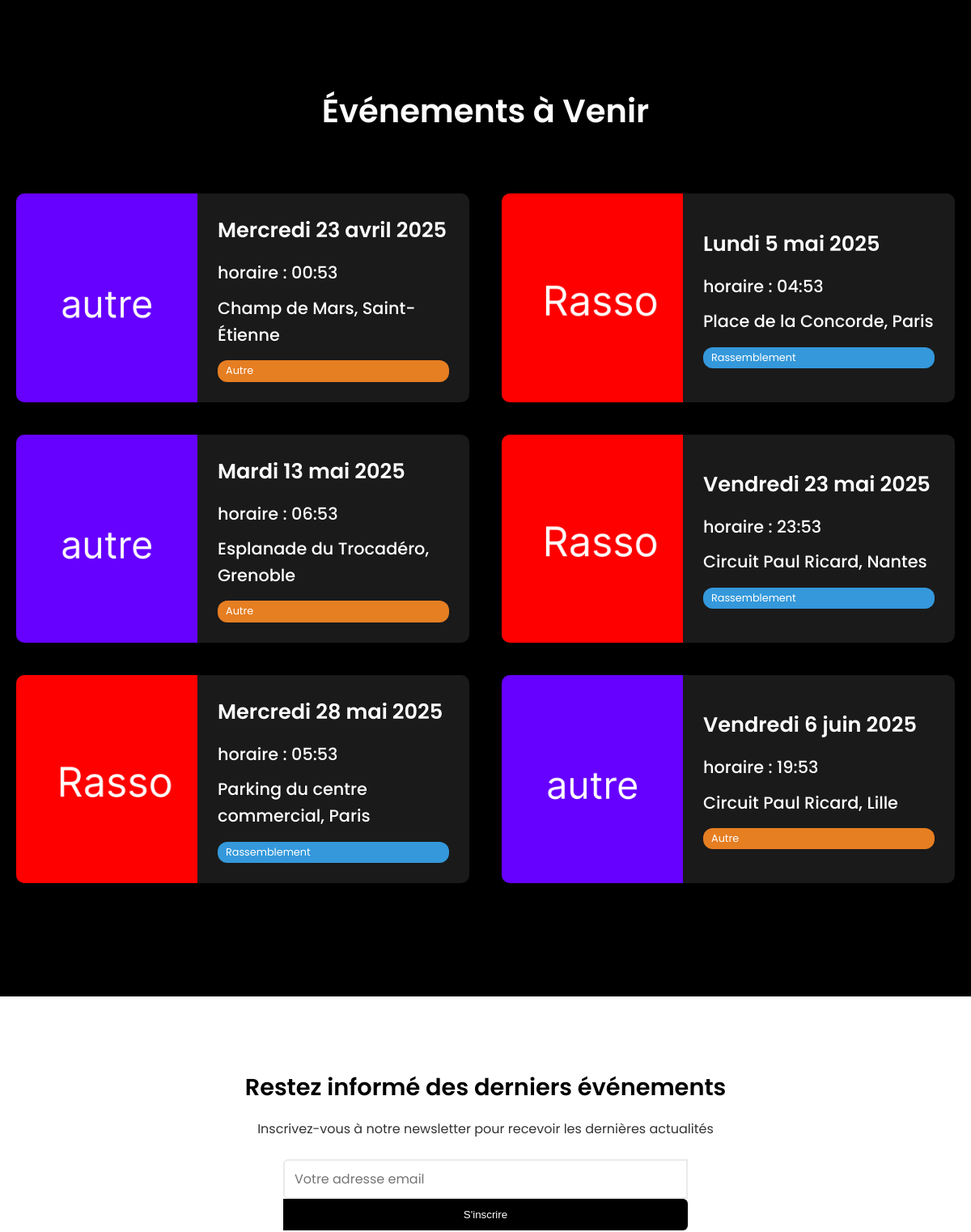
Before: / (middle part) with the older database file.
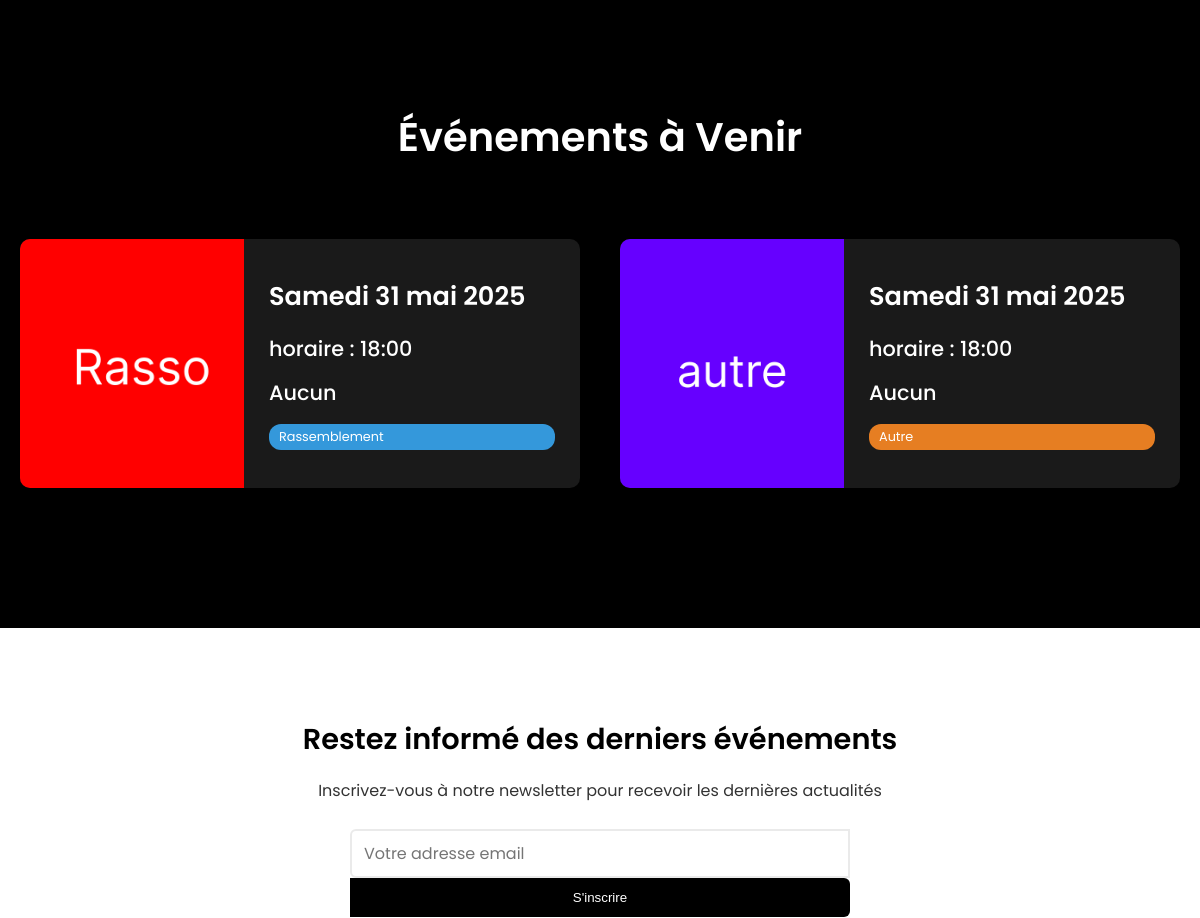
After: the same page with the newer database file.
### core/models.py (models this page shows, shortened)
class Event(models.Model):
    EVENT_TYPE_CHOICES = (
        ('rasso', 'Rassemblement'),
        ('other', 'Autre'),
    )
    title = models.CharField(max_length=200, verbose_name="Titre")
    description = models.TextField(verbose_name="Description")
    location = models.CharField(max_length=200, verbose_name="Lieu")
    event_date = models.DateTimeField(verbose_name="Date de l'événement")
    created_at = models.DateTimeField(auto_now_add=True, verbose_name="Date de création")
    updated_at = models.DateTimeField(auto_now=True, verbose_name="Date de mise à jour")
    is_published = models.BooleanField(default=False, verbose_name="Est publié")
    type = models.CharField(max_length=20, choices=EVENT_TYPE_CHOICES, default='other', verbose_name="Type d'événement")
    def is_past_event_admin(self):
        return self.event_date < timezone.now()
    is_past_event_admin.short_description = "Événement passé"
    is_past_event_admin.boolean = True
    class Meta:
        ordering = ['event_date']
        verbose_name = "Événement"
        verbose_name_plural = "Événements"

### core/views.py (the view)
# urls.py: path('', views.home, name='home'),
def home(request):
    club_info = ClubInfo.objects.first()
    upcoming_events = Event.objects.filter(
        is_published=True,
        event_date__gte=timezone.now()
    ).order_by('event_date')[:6]  # Augmenté de 3 à 6
    founders = UserProfile.objects.filter(
        is_approved=True,
        role='founder'
    ).select_related('user')
    cofounders = UserProfile.objects.filter(
        is_approved=True,
        role='co-founder'
    ).select_related('user')
    newsletter_form = NewsletterForm()
    context = {
        'club_info': club_info,
        'upcoming_events': upcoming_events,
        'founders': founders,
        'cofounders': cofounders,
        'newsletter_form': newsletter_form,
    }
    return render(request, 'core/home.html', context)

### accounts/forms.py
class NewsletterForm(forms.ModelForm):
    class Meta:
        model = Newsletter
        fields = ('email',)
        labels = {
            'email': 'Email'
        }

### core/context_processors.py (called while the page is built)
def club_info(request):
    try:
        info = ClubInfo.objects.first()
    except:
        info = None
    return {'global_club_info': info}

### templates/core/home.html (shortened to what this page needs)
{% extends 'base/base.html' %}
{% load custom_filters %}
{% block content %}
<div class="main-container">
    <main class="home-main">
        <h1>Événements à Venir</h1>
        <div class="events-wrapper">
            {% if upcoming_events %}
                {% for event in upcoming_events %}
                    <a href="{% url 'event_detail' event.id %}" class="event-link">
                        <div class="event-card">
                            <img src="{% if event.type == 'rasso' %}/static/img/rasso.png{% else %}/static/img/autre.png{% endif %}" alt="{{ event.title }}">
                            <div class="event-info">
                                <h2>{{ event.event_date|date:"l j F Y"|capfirst }}</h2>
                                <h2>horaire : {{ event.event_date|date:"H:i" }}</h2>
                                <h2>{{ event.location }}</h2>
                                <div class="event-type" style="background-color: {% if event.type == 'rasso' %}#3498db{% else %}#e67e22{% endif %}; color: white; display: inline-block; padding: 3px 10px; border-radius: 12px; font-size: 0.8rem; margin-top: 5px;">
                                    {{ event.get_type_display }}
                                </div>
                            </div>
                        </div>
                    </a>
                {% endfor %}
            {% endif %}
        </div>
    </main>
</div>
{% endblock %}

### templates/base/base.html (shortened to what this page needs)
<!DOCTYPE html>
<html lang="fr">
<head>
    <link href="https://cdnjs.cloudflare.com/ajax/libs/font-awesome/6.0.0/css/all.min.css" rel="stylesheet">
    <link href="/static/css/style.css" rel="stylesheet">
</head>
<body>
    {% block content %}{% endblock %}
    <footer>
        <div class="footer-container">
            <div class="newsletter">
                <h3>Restez informé des derniers événements</h3>
                <p>Inscrivez-vous à notre newsletter pour recevoir les dernières actualités</p>
                <form class="newsletter-form" method="post" action="{% url 'newsletter_signup' %}">
                    <input type="email" name="email" placeholder="Votre adresse email" required>
                    <button type="submit">S'inscrire</button>
                </form>
            </div>
        </div>
    </footer>
</body>
</html>

### static/css/style.css (style rules this page uses)
:root { --main-dark: #0e0f10; --secondary-dark: #1a1c1e; --accent: #ff3838; --text-light: #f8f9fa; --text-secondary: #adb5bd; --event-date-bg: #ff3838; }
html, body { height: 100%; }
html { font-size: 16px; }
body { margin: 0; padding: 0; background-color: black; color: white; font-family: 'Poppins', sans-serif; display: flex; flex-direction: column; min-height: 100vh; line-height: 1.6; }
main { min-height: auto; max-width: 1300px; margin: 80px auto; padding: 0 20px; flex: 1; }
main > h1 { grid-area: title; text-align: center; margin-bottom: 30px; font-size: 2.5rem; font-weight: 600; }
.event-card { display: flex; background-color: rgba(255, 255, 255, 0.1); border-radius: 10px; overflow: hidden; box-shadow: 0 4px 15px rgba(0, 0, 0, 0.25); transition: transform 0.3s ease, background-color 0.3s ease, box-shadow 0.3s ease; }
.event-card img { width: 40%; height: auto; min-height: 100%; object-fit: cover; flex-shrink: 0; }
.event-info { padding: 25px; display: flex; flex-direction: column; justify-content: center; flex-grow: 1; transition: transform 0.2s ease; }
main h2 { margin: 0; font-size: 1.3rem; font-weight: 500; margin-bottom: 10px; transition: color 0.3s ease; }
main h2:first-of-type { font-weight: 600; font-size: 1.6rem; margin-bottom: 15px; position: relative; transition: color 0.3s ease; }
main h2:first-of-type::after { content: ''; position: absolute; bottom: -5px; left: 0; width: 0; height: 2px; background-color: #ffffff; transition: width 0.3s ease; }
footer { background-color: white; color: black; padding: 60px 0 30px; width: 100%; margin-top: auto; position: relative; z-index: 5; }
.footer-container { max-width: 1300px; margin: 0 auto; padding: 0 20px; }
.newsletter { text-align: center; max-width: 600px; margin: 0 auto 50px; }
.newsletter h3 { font-size: 1.8rem; font-weight: 600; margin-bottom: 15px; }
.newsletter p { font-size: 1rem; margin-bottom: 25px; opacity: 0.8; }
.newsletter-form { display: flex; flex-direction: column; max-width: 500px; margin: 0 auto; }
.newsletter-form input { flex: 1; padding: 12px 15px; border: 2px solid #eaeaea; border-radius: 6px 0 0 6px; font-size: 1rem; font-family: inherit; transition: border-color 0.3s ease; }
.newsletter-form button { background-color: black; color: white; border: none; padding: 12px 25px; border-radius: 0 6px 6px 0; font-weight: 500; cursor: pointer; transition: background-color 0.3s ease; }
@media (max-width: 1400px) { main { grid-template-columns: 1fr; grid-template-areas: "title" "card1" "card2" "card3" "card4" "card5" "card6"; } }
input, select, textarea { font-size: 16px !important; padding: 10px 12px !important; }

### templates/base/base.html (style rules this page uses)
body.page-transition { animation: fadeIn 0.5s ease-in-out; }

### templates/core/home.html (style rules this page uses)
.main-container { padding-bottom: 60px; }
.home-main { min-height: auto; max-width: 1300px; margin: 80px auto; padding: 0 20px; display: flex; flex-direction: column; gap: 40px; }
.home-main > h1 { text-align: center; margin-bottom: 30px; font-size: 2.5rem; font-weight: 600; }
.events-wrapper { display: grid; grid-template-columns: repeat(2, 1fr); gap: 40px; }
.event-link { text-decoration: none; color: inherit; display: block; }
.event-card { display: flex; background-color: rgba(255, 255, 255, 0.1); border-radius: 10px; overflow: hidden; box-shadow: 0 4px 15px rgba(0, 0, 0, 0.25); transition: transform 0.3s ease, background-color 0.3s ease, box-shadow 0.3s ease; height: 100%; }
.event-card img { width: 40%; height: auto; min-height: 100%; object-fit: cover; flex-shrink: 0; }
.event-info { padding: 25px; display: flex; flex-direction: column; justify-content: center; flex-grow: 1; transition: transform 0.2s ease; }
.home-main h2 { margin: 0; font-size: 1.3rem; font-weight: 500; margin-bottom: 10px; transition: color 0.3s ease; }
.home-main h2:first-of-type { font-weight: 600; font-size: 1.6rem; margin-bottom: 15px; position: relative; transition: color 0.3s ease; }
.home-main h2:first-of-type::after { content: ''; position: absolute; bottom: -5px; left: 0; width: 0; height: 2px; background-color: #ffffff; transition: width 0.3s ease; }

Changed rows visible on the page:
removed Event: event_date "Mercredi 23 avril 2025", event_date "00:53", location "Champ de Mars, Saint-Étienne", type "Autre"
removed Event: event_date "Lundi 5 mai 2025", event_date "04:53", location "Place de la Concorde, Paris", type "Rassemblement"
removed Event: event_date "Mardi 13 mai 2025", event_date "06:53", location "Esplanade du Trocadéro, Grenoble", type "Autre"
removed Event: event_date "Vendredi 23 mai 2025", event_date "23:53", location "Circuit Paul Ricard, Nantes", type "Rassemblement"
removed Event: event_date "Mercredi 28 mai 2025", event_date "05:53", location "Parking du centre commercial, Paris", type "Rassemblement"
removed Event: event_date "Vendredi 6 juin 2025", event_date "19:53", location "Circuit Paul Ricard, Lille", type "Autre"
added Event: event_date "Samedi 31 mai 2025", event_date "18:00", location "Aucun", type "Rassemblement"
added Event: event_date "Samedi 31 mai 2025", event_date "18:00", location "Aucun", type "Autre"
